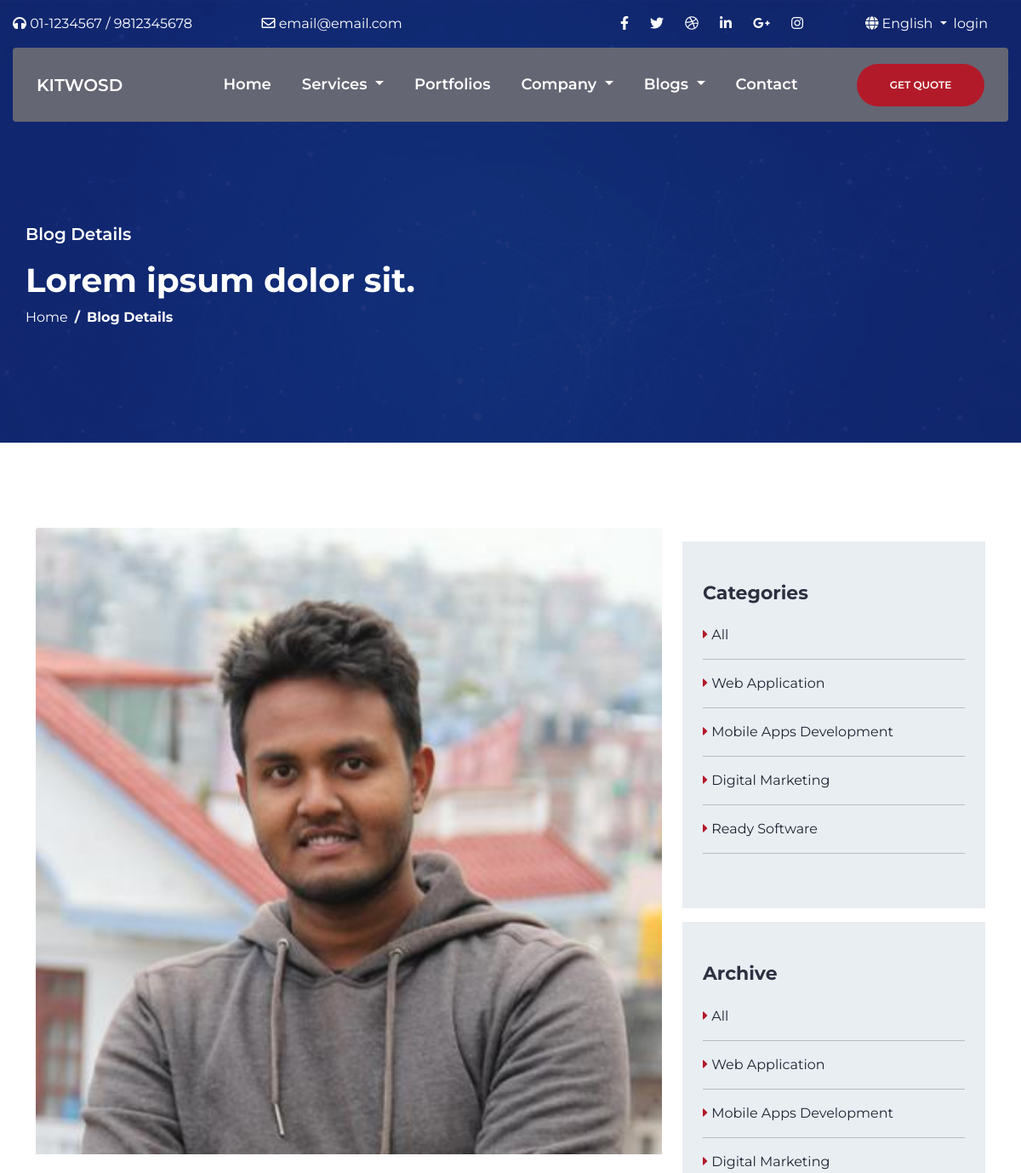
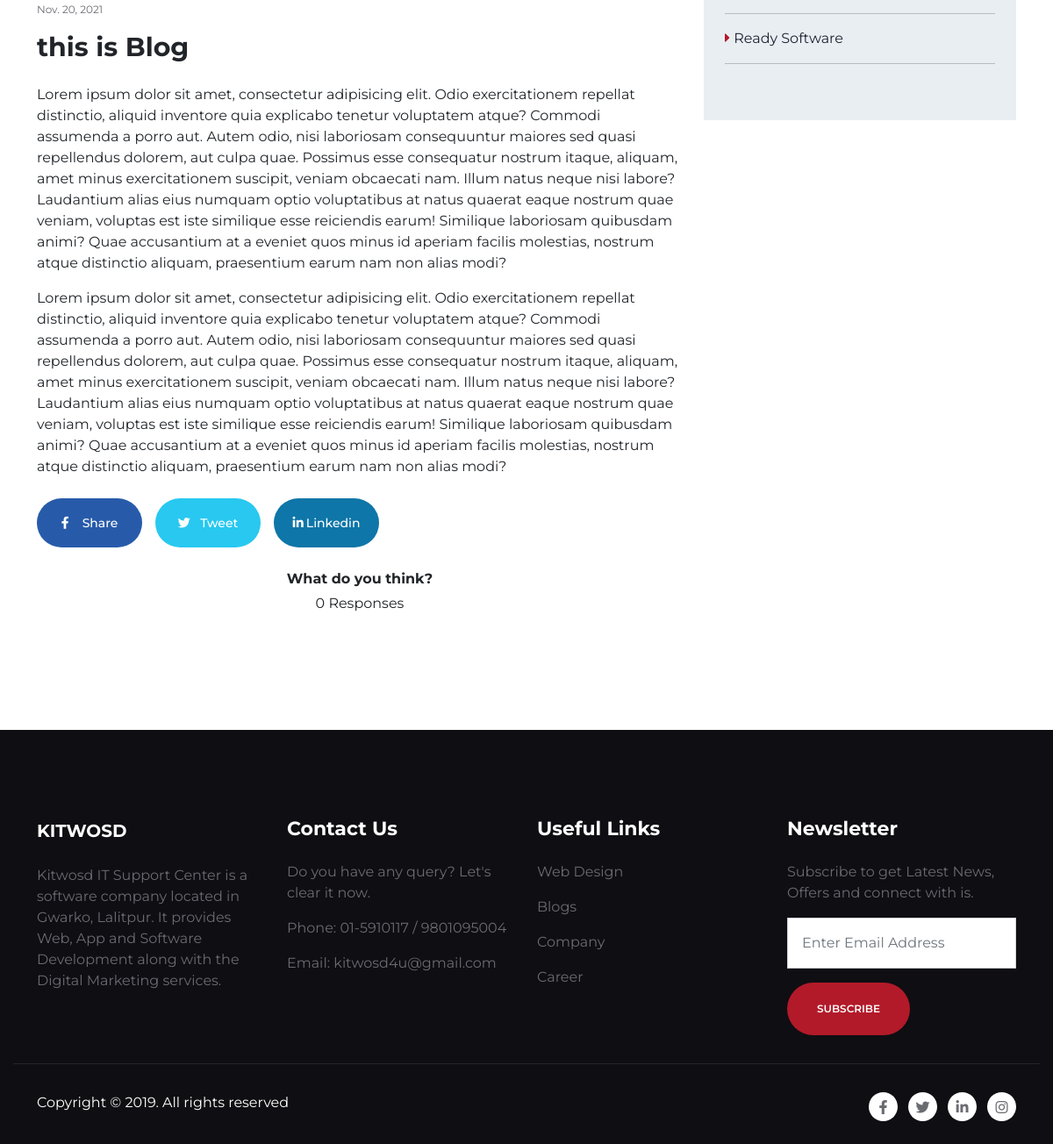
Page /blog/this-is-blog/ on the committed database (2 pictures, top to bottom).
### app/models.py (models this page shows, shortened)
class Blog(models.Model):
    title = models.CharField(max_length=250)
    blog_slug = models.SlugField(max_length=250, blank=True)
    image = models.ImageField(null=True, blank=True,upload_to='media/blogs/' ,default="default.jpg")
    created_by= models.ForeignKey(User, on_delete= models.CASCADE)
    published_date = models.DateField(auto_now_add=True)
    description = RichTextField(blank=True, null=True)
    vote = models.IntegerField()

class Category(models.Model):
    name= models.CharField(max_length=100)
    created = models.DateTimeField(auto_now_add=True)
    category_slug = models.SlugField(max_length=50, blank=True)
    description = models.CharField(max_length=250, blank=True)
    image = models.ImageField(null=True, blank=True,upload_to='category/' ,default="default.jpg")
    def get_url(self):
        return reverse('project_by_category', args=[self.category_slug])

### app/views.py (the view)
# urls.py: path('blog/<slug:blog_slug>/', views.blog_detail, name='single-blog'),
def blog_detail(request,blog_slug=None):
    blog=None
    print('blog_slug',blog_slug)
    if blog_slug!=None:
        blog = get_object_or_404(Blog, blog_slug=blog_slug)
    else:
        blog=Blog.objects.all()
    context={
        'blog':blog
    }
    return render(request, 'kitwosd/blog-read.html', context)

### app/context_processors.py (called while the page is built)
def menu_links(request):
    links = Category.objects.all()
    return dict(links=links)

### templates/kitwosd/blog-read.html (shortened to what this page needs)
{% extends 'base.html' %}
{% load static %}
{% block content %}
    <section class="hero_2">
        <div class="container">
            <div class="hero-content">
                <p class="custom-fs-20 custom-fw-600 mb-3">Blog Details</p>
                <h1 class="custom-fs-39 custom-fw-700">Lorem ipsum dolor sit.</h1>
                <nav aria-label="breadcrumb">
                    <ol class="breadcrumb">
                        <li class="breadcrumb-item"><a href="{% url 'home' %}">Home</a></li>
                        <li class="breadcrumb-item">Blog Details</li>
                    </ol>
                </nav>
            </div>
        </div>
    </section>
    <section class="blog-read">
        <div class="container">
            <div class="row">
                <div class="col-lg-8 mb-3 ">
                    <div class="blog-img mb-4">
                        <img src="{{blog.image.url}}" class="card-img-top" alt="...">
                    </div>
                    <div class="custom-fs-12 custom-text-light mb-3">
                        {{blog.published_date}}
                    </div>
                    <h2 class="custom-fs-30 custom-fw-700 mb-4">{{blog.title}}</h2>
                    <p class="custom-fs-16">
                        Lorem ipsum dolor sit amet, consectetur adipisicing elit. Odio exercitationem repellat
                        distinctio, aliquid inventore quia explicabo tenetur voluptatem atque? Commodi assumenda a porro
                        aut. Autem odio, nisi laboriosam consequuntur maiores sed quasi repellendus dolorem, aut culpa
                        quae. Possimus esse consequatur nostrum itaque, aliquam, amet minus exercitationem suscipit,
                        veniam obcaecati nam. Illum natus neque nisi labore? Laudantium alias eius numquam optio
                        voluptatibus at natus quaerat eaque nostrum quae veniam, voluptas est iste similique esse
                        reiciendis earum! Similique laboriosam quibusdam animi? Quae accusantium at a eveniet quos minus
                        id aperiam facilis molestias, nostrum atque distinctio aliquam, praesentium earum nam non alias
                        modi?
                    </p>
                    <p class="custom-fs-16">
                        Lorem ipsum dolor sit amet, consectetur adipisicing elit. Odio exercitationem repellat
                        distinctio, aliquid inventore quia explicabo tenetur voluptatem atque? Commodi assumenda a porro
                        aut. Autem odio, nisi laboriosam consequuntur maiores sed quasi repellendus dolorem, aut culpa
                        quae. Possimus esse consequatur nostrum itaque, aliquam, amet minus exercitationem suscipit,
                        veniam obcaecati nam. Illum natus neque nisi labore? Laudantium alias eius numquam optio
                        voluptatibus at natus quaerat eaque nostrum quae veniam, voluptas est iste similique esse
                        reiciendis earum! Similique laboriosam quibusdam animi? Quae accusantium at a eveniet quos minus
                        id aperiam facilis molestias, nostrum atque distinctio aliquam, praesentium earum nam non alias
                        modi?
                    </p>
                    <div class="d-flex my-4 shares custom-fs-14">
                        <a href="#" class="facebook"><i class="fab fa-facebook-f"></i> Share </a>
                        <a href="#" class="twitter"><i class="fab fa-twitter"></i> Tweet </a>
                        <a href="#" class="linkedin"><i class="fab fa-linkedin-in"></i> Linkedin </a>
                    </div>
                    <p class="mb-1 text-center custom-fw-700">What do you think?</p>
                    <p class=" text-center">{{blog.vote}} Responses</p>
                </div>
                <div class="col-lg-4">
                    <div class="custom-bg-light-gray px-4 py-5 my-3">
                        <h5 class="custom-fs-22 custom-text-dark custom-fw-700 mb-4">Categories</h5>
                        <ul class="ps-0">
                            <li class="mb-2"><a href="{% url 'portfolio' %}" class="custom-text-black "><i
                                        class="fas fa-caret-right custom-text-primary"></i> All</a>
                                <hr>
                            </li>
                            {% for category in links %}
                                <li class="mb-2"><a href="{{category.get_url}}" class="custom-text-black "><i
                                            class="fas fa-caret-right custom-text-primary"></i> {{category.name}}</a>
                                    <hr>
                                </li>
                            {% endfor %}
                        </ul>
                    </div>
                    <div class="custom-bg-light-gray px-4 py-5 my-3">
                        <h5 class="custom-fs-22 custom-text-dark custom-fw-700 mb-4">Archive</h5>
                        <ul class="ps-0">
                            <li class="mb-2"><a href="{% url 'portfolio' %}" class="custom-text-black "><i
                                        class="fas fa-caret-right custom-text-primary"></i> All</a>
                                <hr>
                            </li>
                            {% for category in links %}
                            <li class="mb-2"><a href="{{category.get_url}}" class="custom-text-black "><i
                                        class="fas fa-caret-right custom-text-primary"></i> {{category.name}}</a>
                                <hr>
                            </li>
                            {% endfor %}
                        </ul>
                    </div>
                </div>
            </div>
        </div>
    </section>
{% endblock content %}

### core/static/css/main.css (style rules this page uses)
:root { --custom-font-: 'Montserrat', sans-serif; --custom-primary: #B21A29; --custom-secondary: #656673; --custom-black: #1f2332; --custom-dark: #2c3040; --custom-white: #fff; --custom-gray: #837F88; --custom-light:#6a6b71; --custom-light-gray:#e9eef3; --custom-fs-8: 8px; --custom-fs-9: 9px; --custom-fs-10: 10px; --custom-fs-11: 11px; --custom-fs-12: 12px; --custom-fs-13: 13px; --custom-fs-14: 14px; --custom-fs-15: 15px; --custom-fs-16: 16px; --custom-fs-17: 17px; --custom-fs-18: 18px; --custom-fs-19: 19px; --custom-fs-20: 20px; --custom-fs-21: 21px; --custom-fs-22: 22px; --custom-fs-23: 23px; --custom-fs-24: 24px; --custom-fs-25: 25px; --custom-fs-26: 26px; --custom-fs-27: 27px; --custom-fs-28: 28px; --custom-fs-29: 29px; --custom-fs-30: 30px; --custom-fs-31: 31px; --custom-fs-32: 32px; --custom-fs-33: 33px; --custom-fs-34: 34px; --custom-fs-35: 35px; --custom-fs-36: 36px; --custom-fs-37: 37px; --custom-fs-38: 38px; --custom-fs-39: 39px; --custom-fs-47: 47.78px; --custom-fs-57: 57.33px; --custom-fw-100: 100; --custom-fw-200: 200; --custom-fw-300: 300 !important; --custom-fw-400: 400; --custom-fw-500: 500; --custom-fw-600: 600; --custom-fw-700: 700; --custom-fw-800: 800; --custom-fw-900: 900; --custom-transition: all 300ms ease-in-out; --box-shadow: 0px 1px 24px 8px rgba(20, 20, 20, 0.08); }
.custom-fs-12 { font-size: var(--custom-fs-12); }
.custom-fs-14 { font-size: var(--custom-fs-14); }
.custom-fs-16 { font-size: var(--custom-fs-16); }
.custom-fs-20 { font-size: var(--custom-fs-20); }
.custom-fs-22 { font-size: var(--custom-fs-22); }
.custom-fs-30 { font-size: var(--custom-fs-30); }
.custom-fs-39 { font-size: var(--custom-fs-39); }
.custom-fw-600 { font-weight: var(--custom-fw-600) !important; }
.custom-fw-700 { font-weight: var(--custom-fw-700) !important; }
.custom-text-primary { color: var(--custom-primary) !important; }
.custom-text-black { color: var(--custom-black) !important; }
.custom-text-dark { color: var(--custom-dark) !important; }
.custom-text-light { color: var(--custom-light) !important; }
.custom-bg-light-gray { background-color: var(--custom-light-gray) !important; }
body { font-family: var(--custom-font-); }
section { padding: 100px 15px !important; }
ul { list-style: none; }
.hero_2 { height: 65vh; background: url(../img/hero-2-banner.jpg) no-repeat center center; background-size: cover; position: relative; }
.hero_2::after { content: ""; position: absolute; inset: 0; background-color: #13287e; opacity: 0.8; }
.hero_2 .container { position: relative; height: 100%; }
.hero_2 .hero-content { max-width: 800px; top: 50%; left: 0%; position: absolute; z-index: 100 !important; color: var(--custom-white); }
.hero_2 .hero-content .breadcrumb { font-size: var(--custom-fs-16); }
.hero_2 .hero-content .breadcrumb .breadcrumb-item a { color: white; }
.hero_2 .hero-content .breadcrumb .breadcrumb-item::before { color: white; }
.hero_2 .hero-content .breadcrumb .breadcrumb-item:not(:first-child) { font-weight: 700; }
.shares { gap: 15px; }
.shares a { color: white; border-radius: 50px; width: 120px; height: 56px; display: -ms-grid; display: grid; grid-auto-flow: column; place-items: center; font-weight: 500; padding: 0 20px; -webkit-transition: var(--custom-transition); transition: var(--custom-transition); }
.shares .facebook { background-color: #275baa; }
.shares .twitter { background-color: #28c8f0; }
.shares .linkedin { background-color: #0e76a8; }

### rows in the picture
Blog: image (picture), published_date "Nov. 20, 2021", title "this is Blog", vote "0"
Category: name "Web Application"
Category: name "Mobile Apps Development"
Category: name "Digital Marketing"
Category: name "Ready Software"
